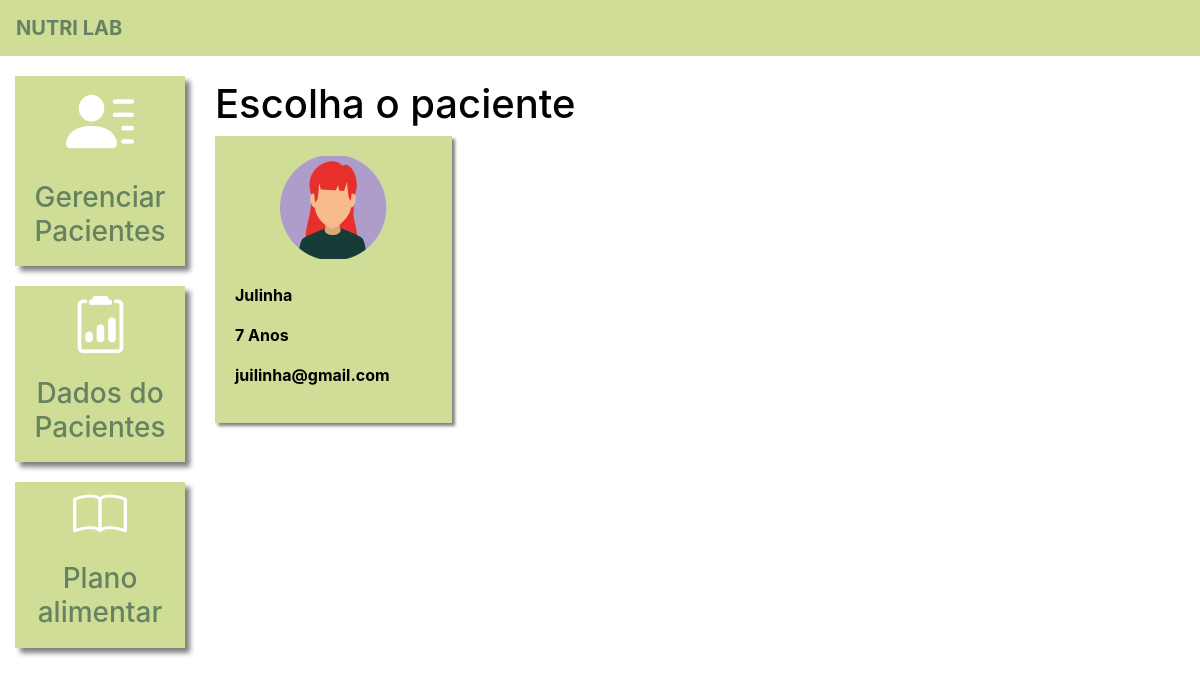
The app's page /dados_paciente/ (signed in) with its own data.
### plataforma/models.py (models this page shows, shortened)
class Pacientes(models.Model):
    choices_sexo = (('F', 'Feminino'),
                    ('M', 'Maculino'))
    nome = models.CharField(max_length=50)
    sexo = models.CharField(max_length=1, choices=choices_sexo)
    idade = models.IntegerField()
    email = models.EmailField()
    telefone = models.CharField(max_length=19)
    nutri = models.ForeignKey(User, on_delete=models.CASCADE)

### plataforma/views.py (the view)
# urls.py: path('dados_paciente/', views.dados_paciente_listar, name="dados_paciente_listar"),
@login_required(login_url='/auth/logar/')
def dados_paciente_listar(request):
    if request.method == "GET":
        pacientes = Pacientes.objects.filter(nutri=request.user)
        return render(request, 'dados_paciente_listar.html', {'pacientes': pacientes})

### plataforma/templates/dados_paciente_listar.html (shortened to what this page needs)
{% extends 'base_plataforma.html' %}
{% load static %}
{% block 'plataforma' %}
    <br>
    <h1 class="titulo color: black">Escolha o paciente</h1>
    <div  class="row">
        {% for paciente in pacientes%}
            <div class="col-md-4">
                <a href="{% url 'dados_paciente' paciente.id %}" class="link-hover">
                    <div class="card-paciente">
                        <div class="foto-perfil">
                            {% if paciente.sexo == "M"%}
                                <img src="{% static 'plataforma/img/perfil2.png' %}">
                            {% else %}
                                <img src="{% static 'plataforma/img/perfil1.png' %}">
                            {% endif %}
                        </div>
                        <br>
                        <p class="dados">{{paciente.nome}}</p>
                        <p class="dados">{{paciente.idade}} Anos</p>
                        <p class="dados">{{paciente.email}}</p>
                    </div>
                </a>
            </div>
        {% endfor %}
    </div>
{% endblock%}

### templates/static/plataforma/css/css.css (style rules this page uses)
.titulo { color: #020202; }
.card-paciente { background-color: #d0dd97; width: 100%; box-shadow: 3px 3px 3px gray; padding: 20px; color: black; }
.foto-perfil { text-align: center; }
.dados { font-weight: bold; }

### records on screen
Pacientes: nome "Julinha", idade "7", email "juilinha@gmail.com"
